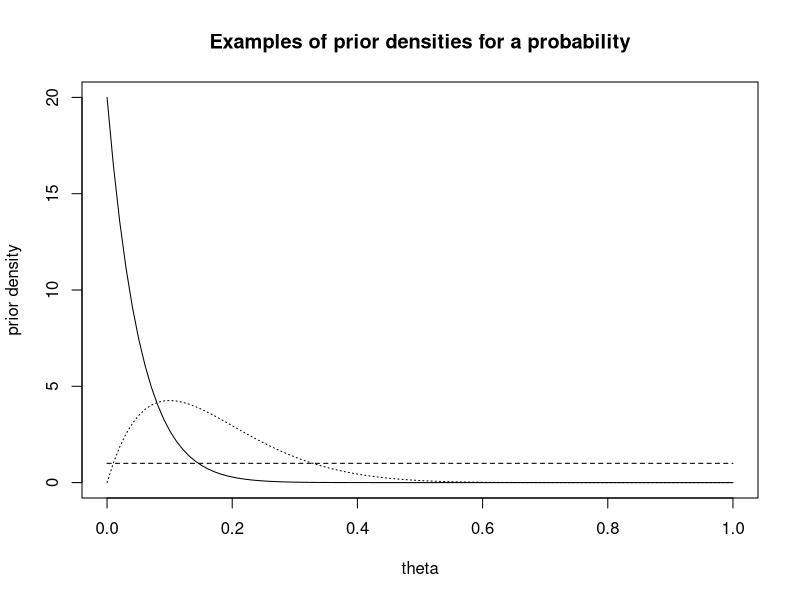

The R script that drew this image:
# R code to generate stuff for lecture 1

p = seq(0,1,length=100)

pd1 = dbeta(p,1,1)
pd2 = dbeta(p,1,20)
pd3 = dbeta(p,2,10)

plot(p,pd2,type="l",xlab="theta",ylab="prior density")
lines(p,pd1,lty=2)
lines(p,pd3,lty=3)
title("Examples of prior densities for a probability")
